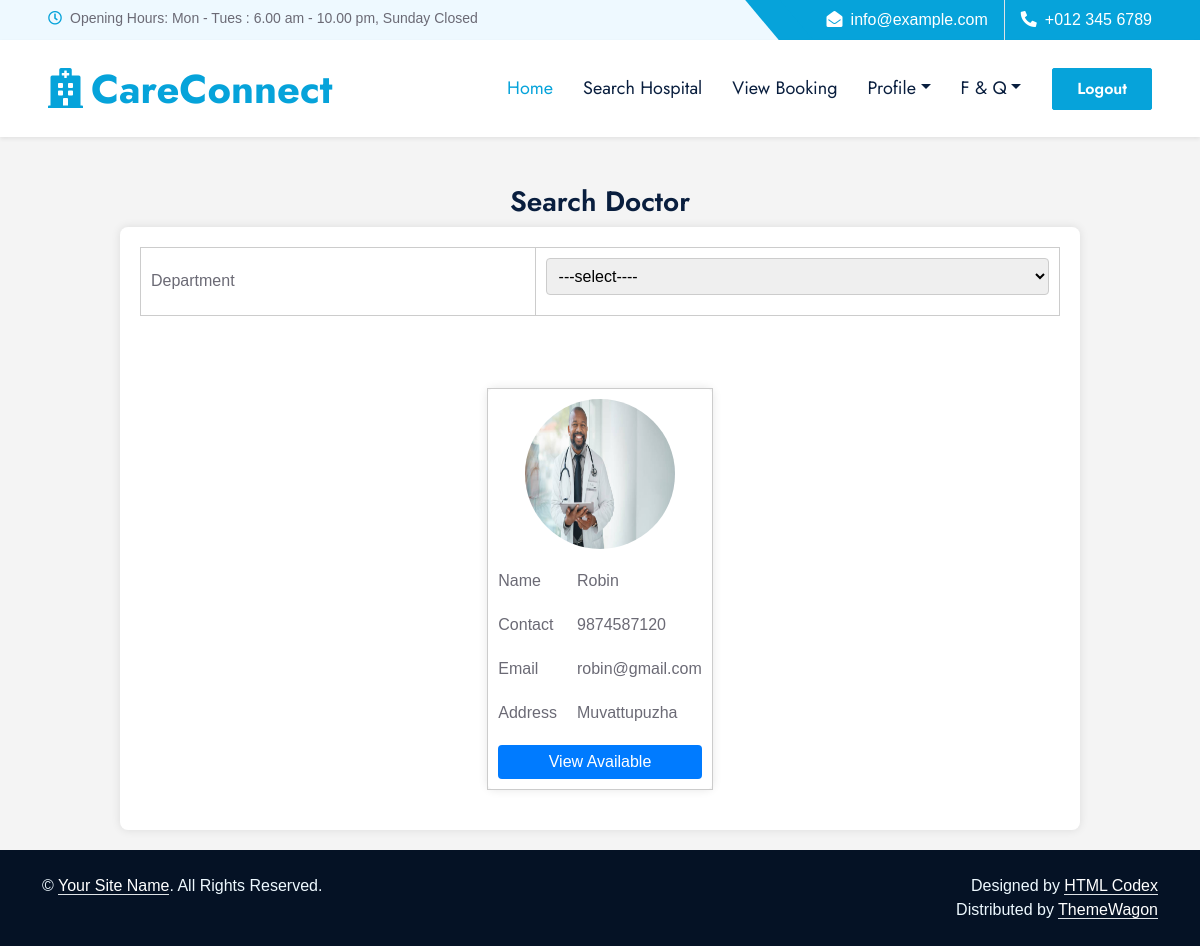
The page /wuser/viewdoctor/3 on the database its author committed.
### Hospital/models.py (models this page shows)
class tbl_doctor(models.Model):
    doctor_name=models.CharField(max_length=50)
    doctor_address=models.CharField(max_length=50)
    doctor_Contact=models.CharField(max_length=50)
    doctor_gender=models.CharField(max_length=50)
    doctor_email=models.CharField(max_length=50)
    Department=models.ForeignKey(tbl_department,on_delete=models.CASCADE)
    doctor_photo=models.FileField(upload_to='HosDoc/')
    doctor_proof=models.FileField(upload_to='HosDoc/')
    doctor_password=models.CharField(max_length=50)
    hospital=models.ForeignKey(tbl_newhospital,on_delete=models.CASCADE,null=True)

### User/views.py (the view)
# urls.py: path('viewdoctor/<int:hid>',views.searchdoctor,name="SearchDoctor"),
def searchdoctor(request,hid):
    depObj=tbl_department.objects.all()
    hosObj=tbl_newhospital.objects.get(id=hid)
    request.session["hos"]=hosObj.id
    docdata=tbl_doctor.objects.filter(hospital=hosObj)
    return render(request,"User/SearchDoctor.html",{'dep':depObj,'hos':hosObj,'adata':docdata})

### User/Templates/User/SearchDoctor.html (shortened to what this page needs)
{% extends 'User/Head.html' %}
{% load static %}
{% block content %}
<!DOCTYPE html>
<html lang="en">
<head>
</head>
<body>
    <br><br>
    <h3 align="center">Search Doctor </h3>
    <form action="" method="post" id="depart"  data-search-url="{% url 'webuser:ajax_Department' %}" enctype="multipart/form-data">
        <table border="0" align="center">
            <tr>
                <td>Department</td>
                <td>
                    <select name="sel_department" id="sel_department">
                        <option  value="">---select----</option>
                    </select>
                </td>
            </tr>
        </table>
        <br><br><br>
        <div id="Result">
            {% for i in adata %}
            <table border="0" align="center">
                <tr>
                    <td align="center" colspan="2"><img src="{{i.doctor_photo.url}}" width="150" height="150"></td>
                </tr>
                <tr>
                    <td>Name</td>
                    <td>{{i.doctor_name}}</td>
                </tr>
                <tr>
                    <td>Contact</td>
                    <td>{{i.doctor_Contact}}</td>
                </tr>
                <tr>
                    <td>Email</td>
                    <td>{{i.doctor_email}}</td>
                </tr>
                <tr>
                    <td>Address</td>
                    <td>{{i.doctor_address}}</td>
                </tr>
                <tr>
                    <td colspan="2" align="center">
                        <a href="{% url 'webuser:ViewAvailable' i.id %}">View Available</a>
                    </td>
                </tr>
            </table>
            {% endfor %}
        </div>
    </form>
</body>
</html>
{% endblock content %}

### Guest/static/Hospital/css/style.css (style rules this page uses)
:root { --primary: #06A3DA; --secondary: #F57E57; --light: #EEF9FF; --dark: #091E3E; }
h3, h4, .font-weight-semi-bold { font-weight: 600 !important; }

### User/Templates/User/SearchDoctor.html (style rules this page uses)
body { font-family: Arial, sans-serif; background-color: #f4f4f4; }
form { width: 80%; margin: 0 auto; background-color: #fff; padding: 20px; border-radius: 8px; box-shadow: 0 0 10px rgba(0, 0, 0, 0.1); margin-bottom: 20px; }
table { width: 100%; border-collapse: collapse; }
table td, table th { padding: 10px; border: 1px solid #ccc; }
select { width: 100%; padding: 8px; margin-bottom: 10px; border: 1px solid #ccc; border-radius: 4px; }
#Result { display: flex; flex-wrap: wrap; justify-content: space-between; margin: 0 -10px; }
#Result table { width: calc(25% - 20px); margin-bottom: 20px; padding: 10px; border: 1px solid #ccc; border-radius: 8px; box-shadow: 0 0 10px rgba(0, 0, 0, 0.1); box-sizing: border-box; }
#Result table td, #Result table th { padding: 10px; border: none; }
#Result table img { display: block; margin: 0 auto; border-radius: 50%; }
#Result table a { display: block; text-align: center; padding: 5px 10px; background-color: #007bff; color: #fff; text-decoration: none; border-radius: 4px; transition: background-color 0.3s; }

### rows shown on the page
tbl_doctor: doctor_photo (picture), doctor_name "Robin", doctor_Contact "9874587120", doctor_email "robin@gmail.com", doctor_address "Muvattupuzha"
